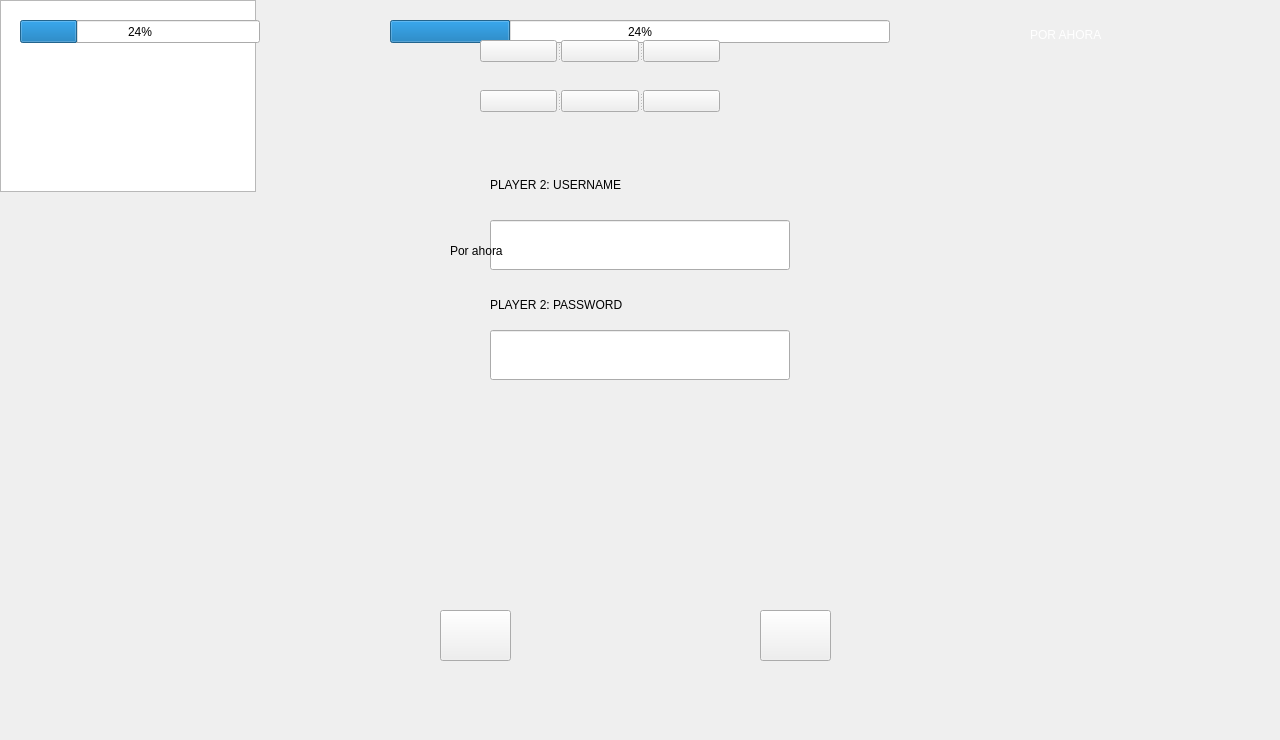
<?xml version="1.0" encoding="UTF-8"?>
<ui version="4.0">
 <class>Multiplayer</class>
 <widget class="QWidget" name="Multiplayer">
  <property name="geometry">
   <rect>
    <x>0</x>
    <y>0</y>
    <width>1280</width>
    <height>740</height>
   </rect>
  </property>
  <property name="windowTitle">
   <string>Form</string>
  </property>
  <property name="windowIcon">
   <iconset resource="resources.qrc">
    <normaloff>:/images/wallpaper.png</normaloff>:/images/wallpaper.png</iconset>
  </property>
  <widget class="QGraphicsView" name="graphicsView">
   <property name="geometry">
    <rect>
     <x>0</x>
     <y>0</y>
     <width>256</width>
     <height>192</height>
    </rect>
   </property>
  </widget>
  <widget class="QLabel" name="label">
   <property name="geometry">
    <rect>
     <x>490</x>
     <y>160</y>
     <width>300</width>
     <height>50</height>
    </rect>
   </property>
   <property name="text">
    <string>PLAYER 2: USERNAME</string>
   </property>
  </widget>
  <widget class="QLabel" name="label_2">
   <property name="geometry">
    <rect>
     <x>490</x>
     <y>280</y>
     <width>300</width>
     <height>50</height>
    </rect>
   </property>
   <property name="text">
    <string>PLAYER 2: PASSWORD</string>
   </property>
  </widget>
  <widget class="QLineEdit" name="username">
   <property name="geometry">
    <rect>
     <x>490</x>
     <y>220</y>
     <width>300</width>
     <height>50</height>
    </rect>
   </property>
  </widget>
  <widget class="QLineEdit" name="password">
   <property name="geometry">
    <rect>
     <x>490</x>
     <y>330</y>
     <width>300</width>
     <height>50</height>
    </rect>
   </property>
  </widget>
  <widget class="QPushButton" name="next">
   <property name="geometry">
    <rect>
     <x>760</x>
     <y>610</y>
     <width>71</width>
     <height>51</height>
    </rect>
   </property>
   <property name="styleSheet">
    <string notr="true">border-image: url(:/images/play.png);</string>
   </property>
   <property name="text">
    <string/>
   </property>
  </widget>
  <widget class="QPushButton" name="back">
   <property name="geometry">
    <rect>
     <x>440</x>
     <y>610</y>
     <width>71</width>
     <height>51</height>
    </rect>
   </property>
   <property name="styleSheet">
    <string notr="true">border-image: url(:/images/back.png);</string>
   </property>
   <property name="text">
    <string/>
   </property>
  </widget>
  <widget class="QProgressBar" name="progressBar">
   <property name="geometry">
    <rect>
     <x>20</x>
     <y>20</y>
     <width>240</width>
     <height>23</height>
    </rect>
   </property>
   <property name="value">
    <number>24</number>
   </property>
  </widget>
  <widget class="QProgressBar" name="progressBar_2">
   <property name="geometry">
    <rect>
     <x>390</x>
     <y>20</y>
     <width>500</width>
     <height>23</height>
    </rect>
   </property>
   <property name="value">
    <number>24</number>
   </property>
  </widget>
  <widget class="QSplitter" name="levels">
   <property name="geometry">
    <rect>
     <x>480</x>
     <y>40</y>
     <width>240</width>
     <height>22</height>
    </rect>
   </property>
   <property name="orientation">
    <enum>Qt::Horizontal</enum>
   </property>
   <widget class="QPushButton" name="level1">
    <property name="text">
     <string/>
    </property>
   </widget>
   <widget class="QPushButton" name="level2">
    <property name="text">
     <string/>
    </property>
   </widget>
   <widget class="QPushButton" name="level3">
    <property name="text">
     <string/>
    </property>
   </widget>
  </widget>
  <widget class="QSplitter" name="characteres">
   <property name="geometry">
    <rect>
     <x>480</x>
     <y>90</y>
     <width>240</width>
     <height>22</height>
    </rect>
   </property>
   <property name="orientation">
    <enum>Qt::Horizontal</enum>
   </property>
   <widget class="QPushButton" name="character1">
    <property name="text">
     <string/>
    </property>
   </widget>
   <widget class="QPushButton" name="character2">
    <property name="text">
     <string/>
    </property>
   </widget>
   <widget class="QPushButton" name="character3">
    <property name="text">
     <string/>
    </property>
   </widget>
  </widget>
  <widget class="QLabel" name="playerName">
   <property name="geometry">
    <rect>
     <x>1030</x>
     <y>10</y>
     <width>250</width>
     <height>50</height>
    </rect>
   </property>
   <property name="styleSheet">
    <string notr="true">font: 16pt &quot;MS Shell Dlg 2&quot;;
color: rgb(255, 255, 255);</string>
   </property>
   <property name="text">
    <string>POR AHORA</string>
   </property>
  </widget>
  <widget class="QLabel" name="result">
   <property name="geometry">
    <rect>
     <x>450</x>
     <y>150</y>
     <width>491</width>
     <height>201</height>
    </rect>
   </property>
   <property name="styleSheet">
    <string notr="true">color: rgb(0, 0, 0);
font: 20pt &quot;Papyrus&quot;;</string>
   </property>
   <property name="text">
    <string>Por ahora</string>
   </property>
  </widget>
 </widget>
 <resources>
  <include location="resources.qrc"/>
 </resources>
 <connections/>
</ui>
